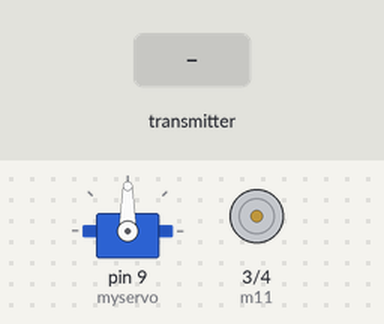
Simulated run of this sketch. Board: Arduino Uno, built with avr-gcc and run on an emulated ATmega328P. On the bench: servo, motor-driver pin pairs drawn as motors (green arrow = first pin HIGH = forward, orange = second pin HIGH = backward, longer = more drive, scaled by the enable pin). Inputs (shaded band) come from the test bench. No radio packets arrive unless stated; what the sketch prints to the serial monitor is not drawn.

Above: at 1.2 s.
1.3 s: the transmitter starts sending receivedData.0 = 0
At 1.9 s:
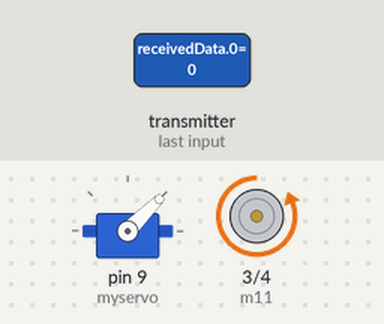
2.8 s: the transmitter starts sending receivedData.1 = 256
At 3.6 s:
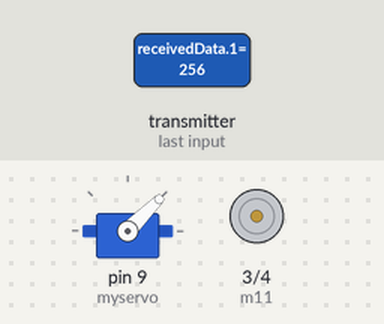
4.3 s: the transmitter starts sending receivedData.0 = 256
At 5.3 s:
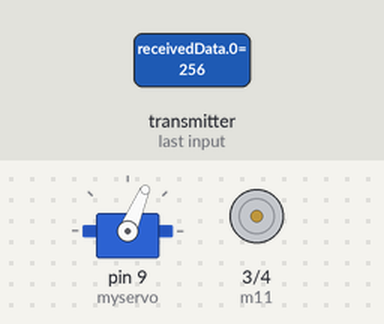
5.8 s: the transmitter starts sending receivedData.1 = 0
At 7.0 s:
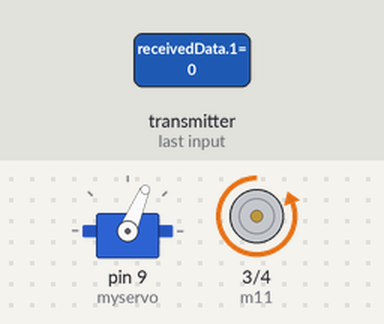
7.3 s: the transmitter starts sending receivedData.0 = 1023
At 8.5 s:
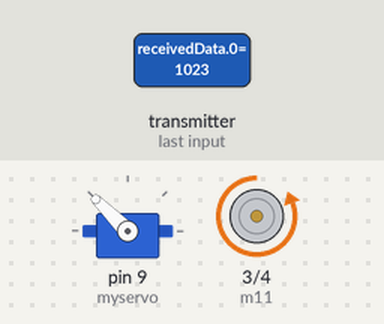
8.8 s: the transmitter starts sending receivedData.1 = 512
At 9.3 s:
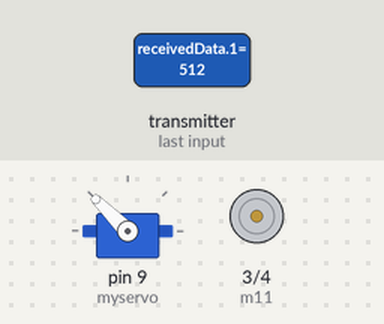
Timing chart, 0 to 11.3 s (numbered marks = the images above; inputs shaded):
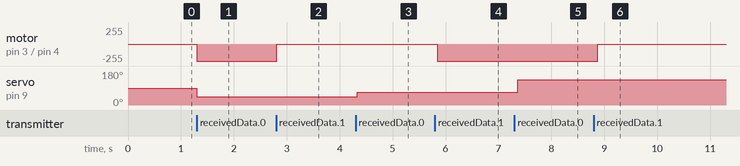

Measured:
- after the input at 1.3 s, motor on pin 3 (m11) / pin 4 (m12): stopped → backward 255/255 at once; servo on pin 9 (myservo): 90° → 45° at once
- after the input at 2.8 s, motor on pin 3 (m11) / pin 4 (m12): backward 255/255 → stopped at once
- after the input at 4.3 s, servo on pin 9 (myservo): 45° → 67° at once
- after the input at 5.8 s, motor on pin 3 (m11) / pin 4 (m12): stopped → backward 255/255 after 0.05 s
- after the input at 7.3 s, servo on pin 9 (myservo): 67° → 135° after 0.06 s
- after the input at 8.8 s, motor on pin 3 (m11) / pin 4 (m12): backward 255/255 → stopped after 0.08 s

The sketch:

Reveiver_Stearing_Robocrawler.ino
```cpp
#include <SPI.h>
#include <nRF24L01.h>
#include <RF24.h>
#include <Servo.h>

#define m11 3
#define m12 4

#define enb A0

Servo myservo;

RF24 radio(7, 8); // CE, CSN
const byte address[6] = "00001";
int receivedData[2];
//char receivedData[10]="",x_data[5]="",y_data[5]="";
int  xAxis=0, yAxis=0;

void setup() {
  Serial.begin(9600);

  myservo.attach(9);

  pinMode(m11,OUTPUT);
  pinMode(m12,OUTPUT);
  pinMode(enb,OUTPUT);

  radio.begin();
  radio.openReadingPipe(0, address);
  radio.setPALevel(RF24_PA_MAX);
  radio.startListening();
}

void loop() {

  while (radio.available()==0) {}   // If the NRF240L01 module received data
    radio.read(&receivedData, sizeof(receivedData)); // Read the data and put it into character array
  Serial.print(receivedData[0]);
 Serial.print("  ");
 Serial.print(receivedData[1]);
  // int n1=(int)receivedData[0]-48,n2=(int)receivedData[4]-48;

  //   for(int count=0;count<3;count++){
  //     n1=10*n1+(int)receivedData[count+1]-48;
  //     n2=10*n2+(int)receivedData[count+5]-48;
  //    }
 int n1=receivedData[0];
 int n2=receivedData[1];
xAxis=map(n1,0,1023,45,135);
yAxis=map(n2,0,1023,0,510);

      Serial.print(" ");
      Serial.print(yAxis);


myservo.write(xAxis);

  if(yAxis>255){
    digitalWrite(m11,HIGH);
    digitalWrite(m12,LOW);

   yAxis=yAxis-255-100;
    analogWrite(enb,yAxis);

    }

  else{
    digitalWrite(m11,LOW);
    digitalWrite(m12,HIGH);

 yAxis=255-yAxis-100;
    analogWrite(enb,yAxis);
    }

    delay(100);
}
```
